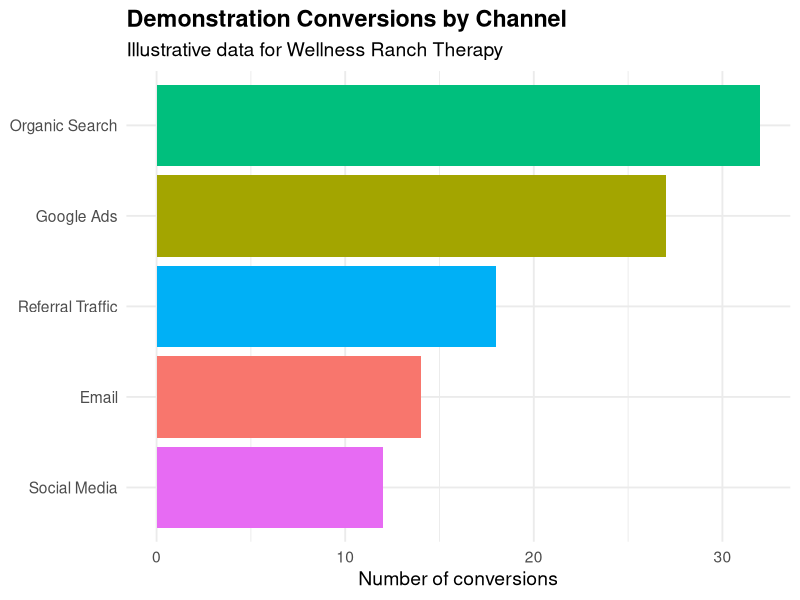
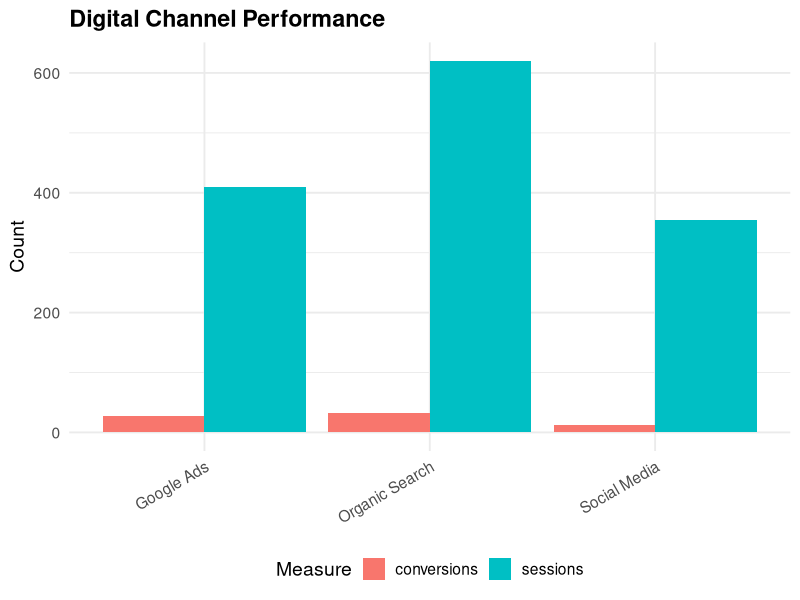

These figures' R source, in order:
## ---- chunk 1
#| label: setup
#| include: false

library(tidyverse)
library(knitr)

theme_set(
  theme_minimal(base_size = 14) +
    theme(
      plot.title = element_text(face = "bold"),
      legend.position = "bottom"
    )
)
## ---- chunk 2
#| label: fig-reflection-demo
#| fig-cap: "Demonstration conversions by digital marketing channel."
#| echo: false

channel_data <- tibble(
  channel = c(
    "Organic Search",
    "Google Ads",
    "Social Media",
    "Email",
    "Referral Traffic"
  ),
  sessions = c(620, 410, 355, 180, 145),
  conversions = c(32, 27, 12, 14, 18)
)

channel_data |>
  ggplot(aes(
    x = reorder(channel, conversions),
    y = conversions,
    fill = channel
  )) +
  geom_col(show.legend = FALSE) +
  coord_flip() +
  labs(
    title = "Demonstration Conversions by Channel",
    subtitle = "Illustrative data for Wellness Ranch Therapy",
    x = NULL,
    y = "Number of conversions"
  )
## ---- chunk 3
#| label: left-join-example
#| echo: true

channel_performance <- tibble(
  channel = c(
    "Organic Search",
    "Google Ads",
    "Social Media",
    "Email"
  ),
  conversions = c(32, 27, 12, 14)
)

channel_costs <- tibble(
  channel = c(
    "Organic Search",
    "Google Ads",
    "Social Media",
    "Email"
  ),
  marketing_cost = c(300, 950, 240, 120)
)

joined_channels <- channel_performance |>
  left_join(channel_costs, by = "channel")

joined_channels |>
  kable(
    caption = "Output from joining channel performance and marketing costs."
  )
## ---- chunk 4
#| label: left-join-calculation
#| echo: true

joined_channels |>
  mutate(
    cost_per_conversion = marketing_cost / conversions
  ) |>
  kable(
    caption = "Cost per conversion after using left_join()."
  )
## ---- chunk 5
#| label: pivot-longer-example
#| echo: true

wide_channel_data <- tibble(
  channel = c(
    "Organic Search",
    "Google Ads",
    "Social Media"
  ),
  sessions = c(620, 410, 355),
  conversions = c(32, 27, 12)
)

wide_channel_data |>
  kable(
    caption = "Wide-format digital-marketing data."
  )
## ---- chunk 6
#| label: pivot-longer-output
#| echo: true

long_channel_data <- wide_channel_data |>
  pivot_longer(
    cols = c(sessions, conversions),
    names_to = "measure",
    values_to = "value"
  )

long_channel_data |>
  kable(
    caption = "Long-format data created with pivot_longer()."
  )
## ---- chunk 7
#| label: pivot-longer-chart
#| fig-cap: "Sessions and conversions after reshaping the data into long format."
#| echo: false

long_channel_data |>
  ggplot(aes(
    x = channel,
    y = value,
    fill = measure
  )) +
  geom_col(position = "dodge") +
  labs(
    title = "Digital Channel Performance",
    x = NULL,
    y = "Count",
    fill = "Measure"
  ) +
  theme(axis.text.x = element_text(angle = 30, hjust = 1))
## ---- chunk 8
#| label: summarise-example
#| echo: true

marketing_data <- tibble(
  channel = c(
    "Organic Search",
    "Organic Search",
    "Google Ads",
    "Google Ads",
    "Social Media",
    "Social Media"
  ),
  sessions = c(300, 320, 190, 220, 180, 175),
  conversions = c(15, 17, 12, 15, 6, 6)
)

channel_summary <- marketing_data |>
  group_by(channel) |>
  summarise(
    total_sessions = sum(sessions),
    total_conversions = sum(conversions),
    conversion_rate = total_conversions / total_sessions,
    .groups = "drop"
  )

channel_summary |>
  kable(
    digits = 3,
    caption = "Grouped channel summary created with summarise()."
  )
## ---- chunk 9
#| label: summarise-formatted-output
#| echo: true

channel_summary |>
  mutate(
    conversion_rate = scales::percent(conversion_rate, accuracy = 0.1)
  ) |>
  kable(
    caption = "Formatted grouped summary of marketing performance."
  )
